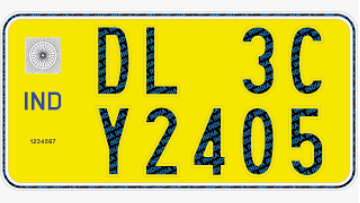
#> input picture detect_char/yellow_truck.png, 360 x 203 px
$ python char_extract.py
#> lines starting #> are read from the running program, lines starting #| are printed output that depends on the picture; after the words box and inside, x2 and y2 are one past the last pixel; in counts of white or black regions, pixels touching at a corner belong together
from datetime import datetime

import cv2
import pytesseract
import numpy as np

# todo: replace the path with appropriate path on the running system
pytesseract.pytesseract.tesseract_cmd = r'D:\PROGRAMS\Tesseract-OCR\tesseract'


def resize_num_plate(img):
    input_height, input_width = img.shape

    scaling_factor = 600 / input_width
    output_height, output_width = int(scaling_factor * input_height), int(scaling_factor * input_width)

    return cv2.resize(img, dsize=(output_width, output_height), interpolation=cv2.INTER_CUBIC)


def get_license_num(img):
    HEIGHT, WIDTH = img.shape

    contours, _ = cv2.findContours(img, cv2.RETR_LIST, cv2.CHAIN_APPROX_SIMPLE)

    img2 = np.full(img.shape, 255, dtype=np.uint8)

    for idx, contour in enumerate(contours):
        x, y, w, h = cv2.boundingRect(contour)

        if ((w < 5) or (h * w < 1000) or (h / HEIGHT < 0.25) or (w / WIDTH > 0.3) or (h / HEIGHT > 0.9) or (
                h / w < 0.5)):
            continue
        else:
            img2 = cv2.drawContours(img2, contours, idx, (0, 0, 0), thickness=-1)

    img2 = cv2.bitwise_or(img, img2)

    cv2.imshow('Just numbers ', img2)

    prediction = pytesseract.image_to_string(img2, lang='eng', output_type=pytesseract.Output.DICT,
                                             config='--psm 4 --oem 1 -c tessedit_char_whitelist=ABCDEFGHIJKLMNOPQRSTUVWXYZ0123456789')

    predicted_num = prediction['text'].replace('\x0c', '')
    predicted_num = predicted_num.replace('\n', '')

    return predicted_num


def peicewise_transformation(img):
    gamma = 1.5
    r1, s1 = 20, 0
    r2, s2 = 200, 255

    lookup_table = np.array([255 if (i > r2) else 0 if (i < r1) else ((i / 255.0) ** gamma) * 255 for i in
                             np.arange(0, 256)]).astype('uint8')

    return cv2.LUT(img, lookup_table)


def pre_process_num_plate(img):
    img = cv2.cvtColor(img, cv2.COLOR_BGR2GRAY)
    img = resize_num_plate(img)

    # cv2.imshow('Enlarged image', img)

    img = peicewise_transformation(img)

    img = cv2.adaptiveThreshold(img, 255, cv2.ADAPTIVE_THRESH_GAUSSIAN_C, cv2.THRESH_BINARY, 51, 10)

    return img


def print_time():
    format_string = '%H:%M:%S.%f seconds'
    a_datetime_datetime = datetime.now()
    current_time_string = a_datetime_datetime.strftime(format_string)
    print(current_time_string)


if __name__ == '__main__':
    print_time()

    image = cv2.imread('yellow_truck.png')
#> image is the input picture: shape (203, 360, 3); mean B, G, R 67.9, 204, 209.5

    # cv2.imshow('small cropped image', image)

    image = pre_process_num_plate(image)
#> in pre_process_num_plate, `img = cv2.cvtColor(img, cv2.COLOR_BGR2GRAY)`:
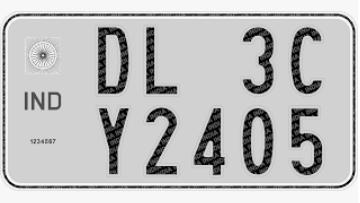
#> img: shape (203, 360); min 0, max 255, mean 190.2
#> in resize_num_plate, `return cv2.resize(img, dsize=(output_width, output_height), interpolat..`:
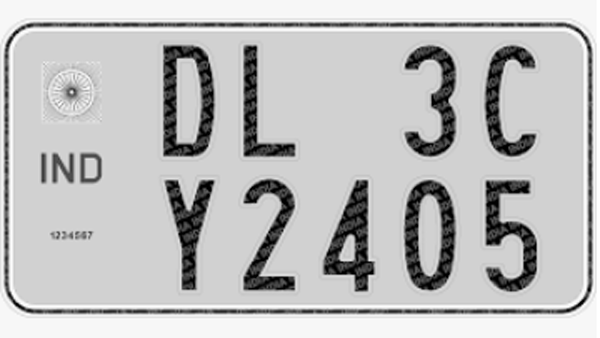
#> returned value: shape (338, 600); min 0, max 255, mean 190.2
#> in peicewise_transformation, `return cv2.LUT(img, lookup_table)`:
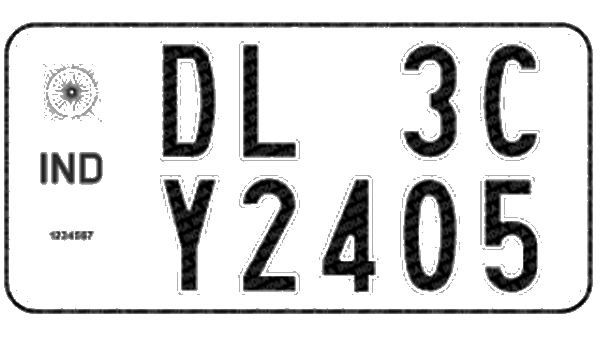
#> returned value: shape (338, 600); min 0, max 255, mean 214.4
#> in pre_process_num_plate, `img = cv2.adaptiveThreshold(img, 255, cv2.ADAPTIVE_THRESH_GAUSSIAN_C, ..`:
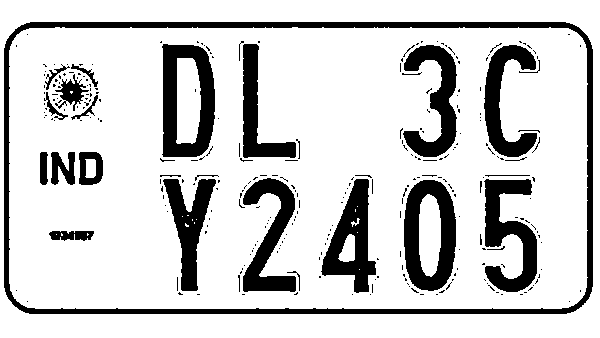
#> img: shape (338, 600); 80.7% white; 285 black regions (253 under 20 px)

    # cv2.imshow('Preprocessed image', image)

    number = get_license_num(image)
#> in get_license_num, `contours, _ = cv2.findContours(img, cv2.RETR_LIST, cv2.CHAIN_APPROX_SI..`: contours = 394 contours, 340 with area under 20; largest, box (x1, y1, x2, y2) and area: (0, 0, 600, 338) 201863, (3, 21, 594, 315) 171954, (9, 27, 588, 309) 161022, (161, 43, 216, 158) 5558, (403, 179, 457, 292) 5018
#> the loop in get_license_num, `for idx, contour in enumerate(contours):` made 394 passes
#> (x, y, w, h) on passes 3 to 5: (519, 293, 5, 3), (500, 293, 4, 3), (435, 293, 4, 3)
#> after the loop in get_license_num, `for idx, contour in enumerate(contours):`:
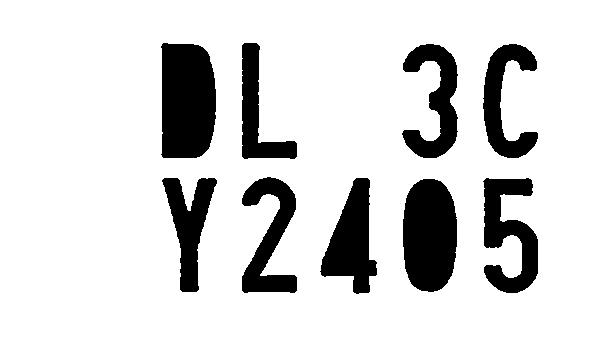
#> img2: shape (338, 600); 83.9% white; 9 black regions, largest, box (x1, y1, x2, y2) and area: (161, 43, 216, 158) 5709, (403, 179, 457, 292) 5150, (320, 178, 377, 294) 3625
#> in get_license_num, `img2 = cv2.bitwise_or(img, img2)`:
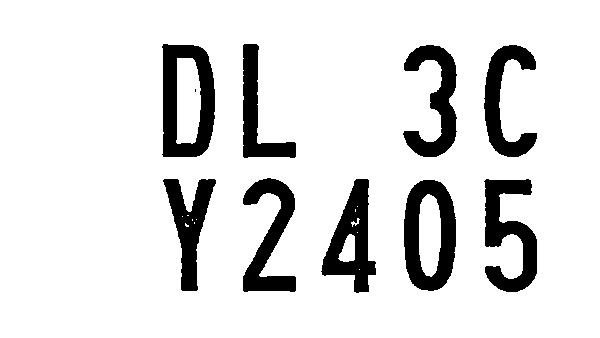
#> img2: shape (338, 600); 87.3% white; 10 black regions (1 under 20 px), largest, box (x1, y1, x2, y2) and area: (162, 44, 215, 157) 3546, (404, 180, 456, 291) 3359, (484, 179, 537, 292) 3137
#> (the run stopped early here; a loop or call above may not have finished)
